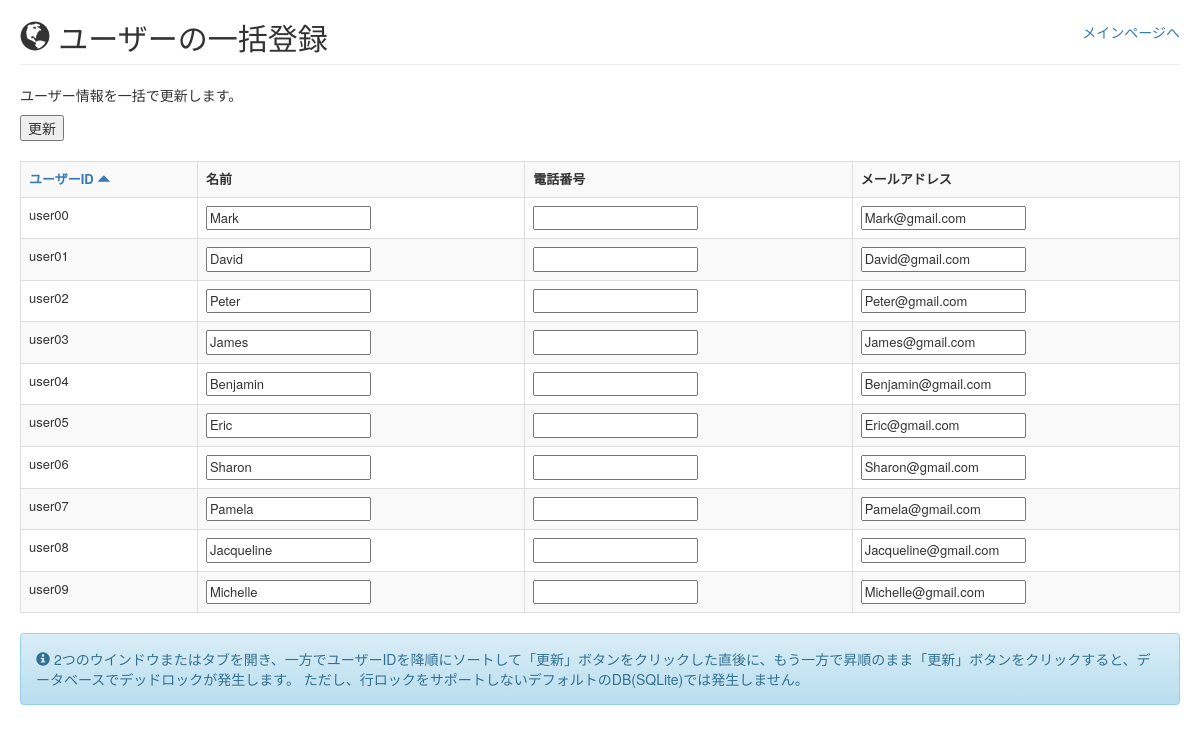
Page /deadlock2/ on the committed database.
### easybuggy/models.py (models this page shows)
class User(models.Model):
    id = models.CharField(max_length=10, primary_key=True)
    name = models.CharField(max_length=30)
    password = models.CharField(max_length=30)
    secret = models.CharField(max_length=100)
    ispublic = models.CharField(max_length=5)
    phone = models.CharField(max_length=20, blank=True, null=True)
    mail = models.EmailField(max_length=100, blank=True, null=True)

### easybuggy/views.py (the view, shortened to what this page needs)
# urls.py: url(r'^deadlock2/$', views.deadlock2, name='deadlock2'),
def deadlock2(request):
    d = {
        'title': _('title.deadlock2.page'),
        'note': _('msg.note.deadlock2'),
    }
    order = get_order(request)
    d['users'] = User.objects.raw("SELECT * FROM easybuggy_user WHERE ispublic = 'true' ORDER BY id " + order)
    d['order'] = order
    return render(request, 'deadlock2.html', d)

### easybuggy/views.py (called while the page is built)
def get_order(request):
    order = request.GET.get("order")
    if order == 'asc':
        order = 'desc'
    else:
        order = 'asc'
    return order

### templates/deadlock2.html (shortened to what this page needs)
{% extends "base.html" %}
{% load i18n %}
{% block body %}
{% include "header.html" %}
<p>{% trans 'msg.update.users' %}</p>
<form action="" method="post">
    <input type="submit" value="{% trans 'label.update' %}"/><br/><br/>
    <table class="table table-striped table-bordered table-hover" style="font-size: small;">
        <tr>
            <th><a href='/deadlock2?order={{order}}'>
            {% trans 'label.user.id' %}
            {% if order is not "desc" %}
            <span class="glyphicon glyphicon-triangle-top"></span>
            {% else %}
            <span class="glyphicon glyphicon-triangle-bottom"></span>
            {% endif %}
            </a></th>
            <th>{% trans 'label.name' %}</th>
            <th>{% trans 'label.phone' %}</th>
            <th>{% trans 'label.mail' %}</th>
        </tr>
        {% for user in users %}
        <tr>
            <td><input type="hidden" name="uid_{{ forloop.counter }}" value="{{ user.id }}"/>{{ user.id }}</td>
            <td><input type="text" name="{{ user.id }}_name" value="{{ user.name }}"/></td>
            <td><input type="text" name="{{ user.id }}_phone" value="{{ user.phone|default_if_none:'' }}"/></td>
            <td><input type="text" name="{{ user.id }}_mail" value="{{ user.mail|default_if_none:'' }}"/></td>
        </tr>
        {% endfor %}
    </table>
    {% include "messages.html" %}
</form>
{% endblock %}

### rows in the picture
User: id "user00", name "Mark", mail "Mark@gmail.com"
User: id "user01", name "David", mail "David@gmail.com"
User: id "user02", name "Peter", mail "Peter@gmail.com"
User: id "user03", name "James", mail "James@gmail.com"
User: id "user04", name "Benjamin", mail "Benjamin@gmail.com"
User: id "user05", name "Eric", mail "Eric@gmail.com"
User: id "user06", name "Sharon", mail "Sharon@gmail.com"
User: id "user07", name "Pamela", mail "Pamela@gmail.com"
User: id "user08", name "Jacqueline", mail "Jacqueline@gmail.com"
User: id "user09", name "Michelle", mail "Michelle@gmail.com"

### other values in the picture
{{ title }} "ユーザーの一括登録"
{{ note }} "2つのウインドウまたはタブを開き、一方でユーザーIDを降順にソートして「更新」ボタンをクリックした直後に、もう一方で昇順のまま「更新」ボタンをクリックすると、データベースでデッドロックが発生します。 ただし、行ロックをサポートしないデフォルトのDB(SQLite)では発生しません。"
